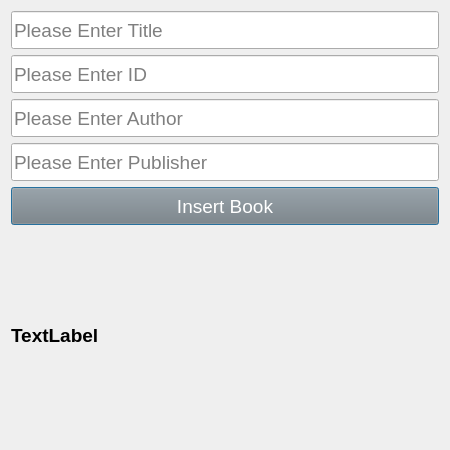
<?xml version="1.0" encoding="UTF-8"?>
<ui version="4.0">
 <class>AddBook_Dialog</class>
 <widget class="QDialog" name="AddBook_Dialog">
  <property name="geometry">
   <rect>
    <x>0</x>
    <y>0</y>
    <width>450</width>
    <height>450</height>
   </rect>
  </property>
  <property name="windowTitle">
   <string>Insert Book</string>
  </property>
  <layout class="QVBoxLayout" name="verticalLayout">
   <item>
    <widget class="QLineEdit" name="lineEdit_title">
     <property name="minimumSize">
      <size>
       <width>0</width>
       <height>38</height>
      </size>
     </property>
     <property name="maximumSize">
      <size>
       <width>16777215</width>
       <height>16777215</height>
      </size>
     </property>
     <property name="font">
      <font>
       <pointsize>14</pointsize>
      </font>
     </property>
     <property name="placeholderText">
      <string>Please Enter Title</string>
     </property>
    </widget>
   </item>
   <item>
    <widget class="QLineEdit" name="lineEdit_id">
     <property name="minimumSize">
      <size>
       <width>0</width>
       <height>38</height>
      </size>
     </property>
     <property name="maximumSize">
      <size>
       <width>16777215</width>
       <height>16777215</height>
      </size>
     </property>
     <property name="font">
      <font>
       <pointsize>14</pointsize>
      </font>
     </property>
     <property name="placeholderText">
      <string>Please Enter ID</string>
     </property>
    </widget>
   </item>
   <item>
    <widget class="QLineEdit" name="lineEdit_author">
     <property name="minimumSize">
      <size>
       <width>0</width>
       <height>38</height>
      </size>
     </property>
     <property name="maximumSize">
      <size>
       <width>16777215</width>
       <height>16777215</height>
      </size>
     </property>
     <property name="font">
      <font>
       <pointsize>14</pointsize>
      </font>
     </property>
     <property name="placeholderText">
      <string>Please Enter Author</string>
     </property>
    </widget>
   </item>
   <item>
    <widget class="QLineEdit" name="lineEdit_publisher">
     <property name="minimumSize">
      <size>
       <width>0</width>
       <height>38</height>
      </size>
     </property>
     <property name="maximumSize">
      <size>
       <width>16777215</width>
       <height>16777215</height>
      </size>
     </property>
     <property name="font">
      <font>
       <pointsize>14</pointsize>
      </font>
     </property>
     <property name="placeholderText">
      <string>Please Enter Publisher</string>
     </property>
    </widget>
   </item>
   <item>
    <widget class="QPushButton" name="pushButton_insertbook">
     <property name="minimumSize">
      <size>
       <width>0</width>
       <height>38</height>
      </size>
     </property>
     <property name="maximumSize">
      <size>
       <width>16777215</width>
       <height>16777215</height>
      </size>
     </property>
     <property name="font">
      <font>
       <pointsize>14</pointsize>
      </font>
     </property>
     <property name="styleSheet">
      <string notr="true">QPushButton {
	background-color:gray;
	color:white
}</string>
     </property>
     <property name="text">
      <string>Insert Book</string>
     </property>
    </widget>
   </item>
   <item>
    <widget class="QLabel" name="label_result">
     <property name="font">
      <font>
       <pointsize>14</pointsize>
       <weight>75</weight>
       <bold>true</bold>
      </font>
     </property>
     <property name="text">
      <string>TextLabel</string>
     </property>
    </widget>
   </item>
  </layout>
 </widget>
 <resources/>
 <connections/>
</ui>
